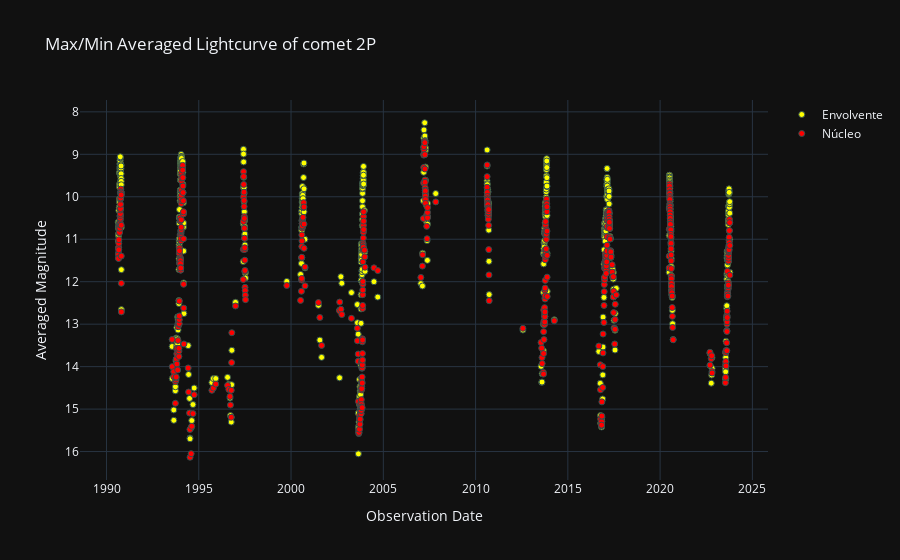

Here is the notebook cell this chart was saved with:
### Code cell
tipo_de_grafica = '7' 
generar_grafica(tipo_de_grafica, nombre_del_cometa, bases_de_datos)

### Figure 1 — Plotly figure (JSON) as saved in the notebook; plotly's stock layout.template omitted (floating-point values rounded to 4 significant figures; data arrays with more than 128 entries replaced by an {"elided": "..."} marker saying what was removed)
{"data": [{"marker": {"color": "yellow", "line": {"color": "DarkSlateGrey", "width": 1}}, "mode": "markers", "name": "Envolvente", "type": "scatter", "x": {"elided": "617 str values"}, "y": {"elided": "617 float values"}}, {"marker": {"color": "red", "line": {"color": "DarkSlateGrey", "width": 1}}, "mode": "markers", "name": "Núcleo", "type": "scatter", "x": {"elided": "615 str values"}, "y": {"elided": "615 float values"}}], "layout": {"title": {"text": "Max/Min Averaged Lightcurve of comet 2P"}, "xaxis": {"title": {"text": "Observation Date"}}, "yaxis": {"autorange": "reversed", "title": {"text": "Averaged Magnitude"}}}}
